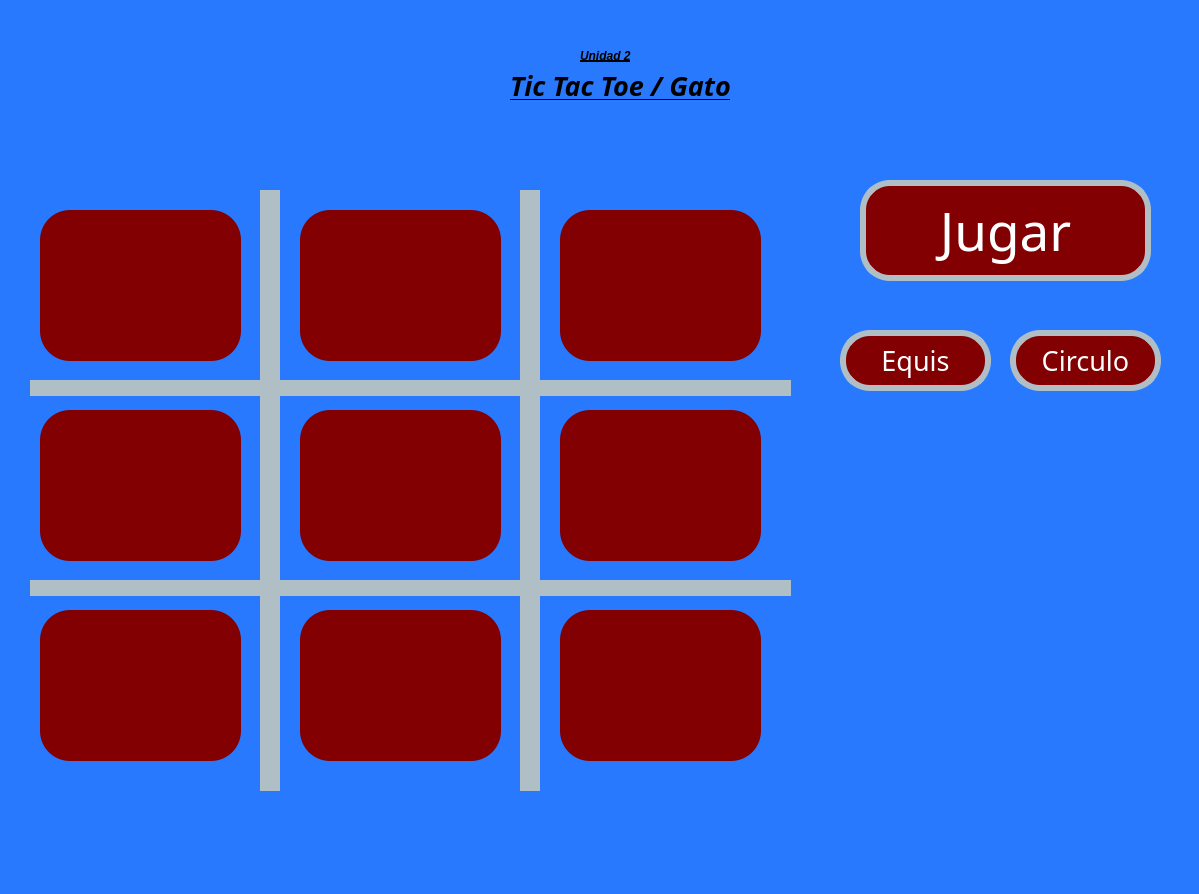
<?xml version="1.0" encoding="UTF-8"?>
<ui version="4.0">
 <class>MainWindow</class>
 <widget class="QMainWindow" name="MainWindow">
  <property name="geometry">
   <rect>
    <x>0</x>
    <y>0</y>
    <width>1199</width>
    <height>894</height>
   </rect>
  </property>
  <property name="font">
   <font>
    <pointsize>1</pointsize>
   </font>
  </property>
  <property name="windowTitle">
   <string>MainWindow</string>
  </property>
  <property name="styleSheet">
   <string notr="true">background-color: #2979FF</string>
  </property>
  <widget class="QWidget" name="centralwidget">
   <widget class="QLabel" name="lbl_imagenUat">
    <property name="geometry">
     <rect>
      <x>60</x>
      <y>0</y>
      <width>331</width>
      <height>121</height>
     </rect>
    </property>
    <property name="styleSheet">
     <string notr="true"/>
    </property>
    <property name="text">
     <string/>
    </property>
    <property name="pixmap">
     <pixmap resource="../../Archivos/Recursos.qrc">:/Logos/Archivos/log_uat_nuevo.png</pixmap>
    </property>
    <property name="scaledContents">
     <bool>true</bool>
    </property>
   </widget>
   <widget class="QLabel" name="lbl_imagenFi">
    <property name="geometry">
     <rect>
      <x>910</x>
      <y>0</y>
      <width>211</width>
      <height>141</height>
     </rect>
    </property>
    <property name="styleSheet">
     <string notr="true"/>
    </property>
    <property name="text">
     <string/>
    </property>
    <property name="pixmap">
     <pixmap resource="../../Archivos/Recursos.qrc">:/Logos/Archivos/FIT_logo_vertical.png</pixmap>
    </property>
    <property name="scaledContents">
     <bool>true</bool>
    </property>
   </widget>
   <widget class="QLabel" name="lbl_titulo">
    <property name="geometry">
     <rect>
      <x>510</x>
      <y>70</y>
      <width>281</width>
      <height>31</height>
     </rect>
    </property>
    <property name="font">
     <font>
      <family>Forte</family>
      <pointsize>20</pointsize>
      <weight>75</weight>
      <italic>true</italic>
      <bold>true</bold>
      <underline>true</underline>
     </font>
    </property>
    <property name="styleSheet">
     <string notr="true">text-decoration: underline;
font: 20pt &quot;Forte&quot;;
color:rgb(0, 0, 0);
border-radius: 10px;
font-weight: bold;
font-style: italic;</string>
    </property>
    <property name="text">
     <string>Tic Tac Toe / Gato</string>
    </property>
   </widget>
   <widget class="QLabel" name="lbl_Unidad2">
    <property name="geometry">
     <rect>
      <x>580</x>
      <y>40</y>
      <width>161</width>
      <height>31</height>
     </rect>
    </property>
    <property name="styleSheet">
     <string notr="true">text-decoration: underline;
font: 20pt &quot;Forte&quot;;
color:rgb(0, 0, 0);
border-radius: 10px;
font-weight: bold;
font-style: italic;</string>
    </property>
    <property name="text">
     <string>Unidad 2</string>
    </property>
   </widget>
   <widget class="QPushButton" name="btn_Jugar">
    <property name="geometry">
     <rect>
      <x>860</x>
      <y>180</y>
      <width>291</width>
      <height>101</height>
     </rect>
    </property>
    <property name="font">
     <font>
      <family>Forte</family>
      <pointsize>40</pointsize>
      <weight>50</weight>
      <italic>false</italic>
      <bold>false</bold>
     </font>
    </property>
    <property name="styleSheet">
     <string notr="true">font: 40pt &quot;Forte&quot;;
background-color: rgb(130, 0, 2);
color: rgb(255, 255, 255);
border-radius:30px;
border:6px solid #B0BEC5;</string>
    </property>
    <property name="text">
     <string>Jugar</string>
    </property>
   </widget>
   <widget class="QLabel" name="lbl_imagenGatos">
    <property name="geometry">
     <rect>
      <x>840</x>
      <y>650</y>
      <width>311</width>
      <height>171</height>
     </rect>
    </property>
    <property name="styleSheet">
     <string notr="true"/>
    </property>
    <property name="text">
     <string/>
    </property>
    <property name="pixmap">
     <pixmap resource="../../Archivos/Recursos.qrc">:/Logos/Archivos/export202502092301563482.png</pixmap>
    </property>
    <property name="scaledContents">
     <bool>true</bool>
    </property>
   </widget>
   <widget class="QLabel" name="lbl_Barra3">
    <property name="geometry">
     <rect>
      <x>30</x>
      <y>380</y>
      <width>761</width>
      <height>16</height>
     </rect>
    </property>
    <property name="styleSheet">
     <string notr="true">background-color: #B0BEC5;
border:6px solid #B0BEC5;</string>
    </property>
    <property name="text">
     <string/>
    </property>
   </widget>
   <widget class="QLabel" name="lbl_Barra4">
    <property name="geometry">
     <rect>
      <x>30</x>
      <y>580</y>
      <width>761</width>
      <height>16</height>
     </rect>
    </property>
    <property name="styleSheet">
     <string notr="true">background-color: #B0BEC5;
border:6px solid #B0BEC5;</string>
    </property>
    <property name="text">
     <string/>
    </property>
   </widget>
   <widget class="QLabel" name="lbl_Barra1">
    <property name="geometry">
     <rect>
      <x>260</x>
      <y>190</y>
      <width>20</width>
      <height>601</height>
     </rect>
    </property>
    <property name="styleSheet">
     <string notr="true">background-color: #B0BEC5;
border:6px solid #B0BEC5;</string>
    </property>
    <property name="text">
     <string/>
    </property>
   </widget>
   <widget class="QLabel" name="lbl_Barra2">
    <property name="geometry">
     <rect>
      <x>520</x>
      <y>190</y>
      <width>20</width>
      <height>601</height>
     </rect>
    </property>
    <property name="styleSheet">
     <string notr="true">background-color: #B0BEC5;
border:6px solid #B0BEC5;</string>
    </property>
    <property name="text">
     <string/>
    </property>
   </widget>
   <widget class="QPushButton" name="btn_Circulo">
    <property name="geometry">
     <rect>
      <x>840</x>
      <y>330</y>
      <width>151</width>
      <height>61</height>
     </rect>
    </property>
    <property name="font">
     <font>
      <family>Forte</family>
      <pointsize>20</pointsize>
      <weight>50</weight>
      <italic>false</italic>
      <bold>false</bold>
     </font>
    </property>
    <property name="styleSheet">
     <string notr="true">font: 20pt &quot;Forte&quot;;
background-color: rgb(130, 0, 2);
color: rgb(255, 255, 255);
border-radius:30px;
border:6px solid #B0BEC5;</string>
    </property>
    <property name="text">
     <string>Equis</string>
    </property>
   </widget>
   <widget class="QPushButton" name="btn_Equis">
    <property name="geometry">
     <rect>
      <x>1010</x>
      <y>330</y>
      <width>151</width>
      <height>61</height>
     </rect>
    </property>
    <property name="font">
     <font>
      <family>Forte</family>
      <pointsize>20</pointsize>
      <weight>50</weight>
      <italic>false</italic>
      <bold>false</bold>
     </font>
    </property>
    <property name="styleSheet">
     <string notr="true">font: 20pt &quot;Forte&quot;;
background-color: rgb(130, 0, 2);
color: rgb(255, 255, 255);
border-radius:30px;
border:6px solid #B0BEC5;</string>
    </property>
    <property name="text">
     <string>Circulo</string>
    </property>
   </widget>
   <widget class="QLabel" name="lbl_OpcionElegida">
    <property name="enabled">
     <bool>false</bool>
    </property>
    <property name="geometry">
     <rect>
      <x>890</x>
      <y>430</y>
      <width>241</width>
      <height>181</height>
     </rect>
    </property>
    <property name="font">
     <font>
      <weight>75</weight>
      <bold>true</bold>
     </font>
    </property>
    <property name="styleSheet">
     <string notr="true"/>
    </property>
    <property name="text">
     <string/>
    </property>
    <property name="scaledContents">
     <bool>false</bool>
    </property>
    <property name="alignment">
     <set>Qt::AlignCenter</set>
    </property>
   </widget>
   <widget class="QToolButton" name="A3">
    <property name="geometry">
     <rect>
      <x>560</x>
      <y>210</y>
      <width>201</width>
      <height>151</height>
     </rect>
    </property>
    <property name="styleSheet">
     <string notr="true">font: 20pt &quot;Forte&quot;;
background-color: rgb(130, 0, 2);
color: rgb(255, 255, 255);
border-radius:30px;
</string>
    </property>
    <property name="text">
     <string/>
    </property>
    <property name="iconSize">
     <size>
      <width>201</width>
      <height>151</height>
     </size>
    </property>
   </widget>
   <widget class="QToolButton" name="A2">
    <property name="geometry">
     <rect>
      <x>300</x>
      <y>210</y>
      <width>201</width>
      <height>151</height>
     </rect>
    </property>
    <property name="styleSheet">
     <string notr="true">font: 20pt &quot;Forte&quot;;
background-color: rgb(130, 0, 2);
color: rgb(255, 255, 255);
border-radius:30px;
</string>
    </property>
    <property name="text">
     <string/>
    </property>
    <property name="iconSize">
     <size>
      <width>201</width>
      <height>151</height>
     </size>
    </property>
   </widget>
   <widget class="QToolButton" name="A1">
    <property name="geometry">
     <rect>
      <x>40</x>
      <y>210</y>
      <width>201</width>
      <height>151</height>
     </rect>
    </property>
    <property name="styleSheet">
     <string notr="true">font: 20pt &quot;Forte&quot;;
background-color: rgb(130, 0, 2);
color: rgb(255, 255, 255);
border-radius:30px;
</string>
    </property>
    <property name="text">
     <string/>
    </property>
    <property name="iconSize">
     <size>
      <width>201</width>
      <height>151</height>
     </size>
    </property>
   </widget>
   <widget class="QToolButton" name="B1">
    <property name="geometry">
     <rect>
      <x>40</x>
      <y>410</y>
      <width>201</width>
      <height>151</height>
     </rect>
    </property>
    <property name="styleSheet">
     <string notr="true">font: 20pt &quot;Forte&quot;;
background-color: rgb(130, 0, 2);
color: rgb(255, 255, 255);
border-radius:30px;
</string>
    </property>
    <property name="text">
     <string/>
    </property>
    <property name="iconSize">
     <size>
      <width>201</width>
      <height>151</height>
     </size>
    </property>
   </widget>
   <widget class="QToolButton" name="B3">
    <property name="geometry">
     <rect>
      <x>560</x>
      <y>410</y>
      <width>201</width>
      <height>151</height>
     </rect>
    </property>
    <property name="styleSheet">
     <string notr="true">font: 20pt &quot;Forte&quot;;
background-color: rgb(130, 0, 2);
color: rgb(255, 255, 255);
border-radius:30px;
</string>
    </property>
    <property name="text">
     <string/>
    </property>
    <property name="iconSize">
     <size>
      <width>201</width>
      <height>151</height>
     </size>
    </property>
   </widget>
   <widget class="QToolButton" name="B2">
    <property name="geometry">
     <rect>
      <x>300</x>
      <y>410</y>
      <width>201</width>
      <height>151</height>
     </rect>
    </property>
    <property name="styleSheet">
     <string notr="true">font: 20pt &quot;Forte&quot;;
background-color: rgb(130, 0, 2);
color: rgb(255, 255, 255);
border-radius:30px;
</string>
    </property>
    <property name="text">
     <string/>
    </property>
    <property name="iconSize">
     <size>
      <width>201</width>
      <height>151</height>
     </size>
    </property>
   </widget>
   <widget class="QToolButton" name="C1">
    <property name="geometry">
     <rect>
      <x>40</x>
      <y>610</y>
      <width>201</width>
      <height>151</height>
     </rect>
    </property>
    <property name="styleSheet">
     <string notr="true">font: 20pt &quot;Forte&quot;;
background-color: rgb(130, 0, 2);
color: rgb(255, 255, 255);
border-radius:30px;
</string>
    </property>
    <property name="text">
     <string/>
    </property>
    <property name="iconSize">
     <size>
      <width>201</width>
      <height>151</height>
     </size>
    </property>
   </widget>
   <widget class="QToolButton" name="C3">
    <property name="geometry">
     <rect>
      <x>560</x>
      <y>610</y>
      <width>201</width>
      <height>151</height>
     </rect>
    </property>
    <property name="styleSheet">
     <string notr="true">font: 20pt &quot;Forte&quot;;
background-color: rgb(130, 0, 2);
color: rgb(255, 255, 255);
border-radius:30px;
</string>
    </property>
    <property name="text">
     <string/>
    </property>
    <property name="iconSize">
     <size>
      <width>201</width>
      <height>151</height>
     </size>
    </property>
   </widget>
   <widget class="QToolButton" name="C2">
    <property name="geometry">
     <rect>
      <x>300</x>
      <y>610</y>
      <width>201</width>
      <height>151</height>
     </rect>
    </property>
    <property name="styleSheet">
     <string notr="true">font: 20pt &quot;Forte&quot;;
background-color: rgb(130, 0, 2);
color: rgb(255, 255, 255);
border-radius:30px;
</string>
    </property>
    <property name="text">
     <string/>
    </property>
    <property name="iconSize">
     <size>
      <width>201</width>
      <height>151</height>
     </size>
    </property>
   </widget>
  </widget>
  <widget class="QMenuBar" name="menubar">
   <property name="geometry">
    <rect>
     <x>0</x>
     <y>0</y>
     <width>1199</width>
     <height>26</height>
    </rect>
   </property>
  </widget>
  <widget class="QStatusBar" name="statusbar"/>
 </widget>
 <resources>
  <include location="../../Archivos/Recursos.qrc"/>
 </resources>
 <connections/>
</ui>
